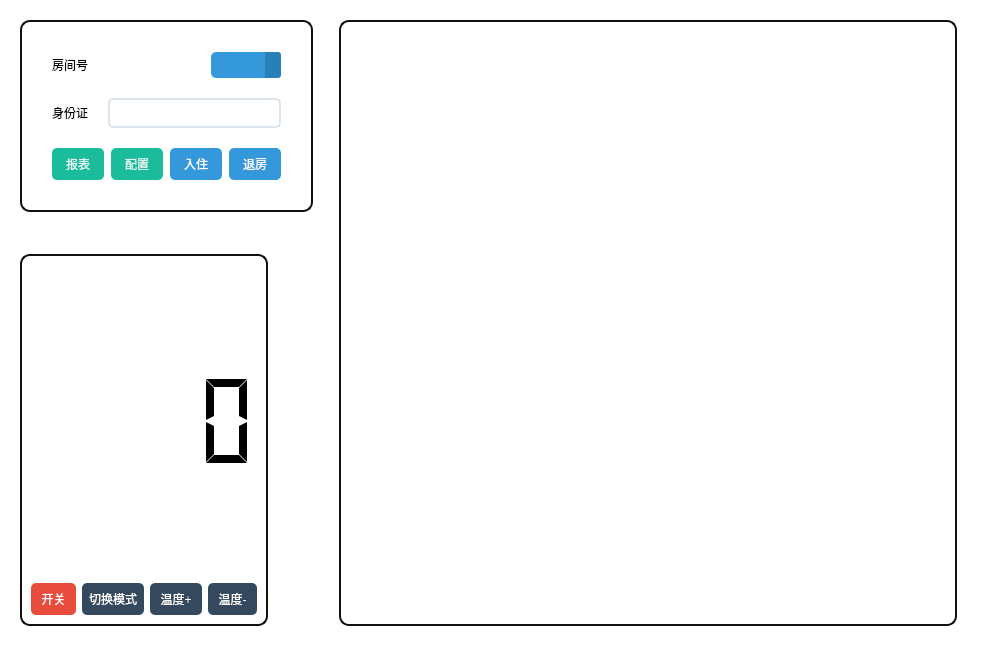
<?xml version="1.0" encoding="UTF-8"?>
<ui version="4.0">
 <class>Management</class>
 <widget class="QWidget" name="Management">
  <property name="geometry">
   <rect>
    <x>0</x>
    <y>0</y>
    <width>997</width>
    <height>646</height>
   </rect>
  </property>
  <property name="windowTitle">
   <string>Form</string>
  </property>
  <property name="styleSheet">
   <string notr="true">background-color: rgb(255, 255, 255);</string>
  </property>
  <layout class="QHBoxLayout" name="horizontalLayout">
   <property name="leftMargin">
    <number>20</number>
   </property>
   <property name="topMargin">
    <number>20</number>
   </property>
   <property name="rightMargin">
    <number>20</number>
   </property>
   <property name="bottomMargin">
    <number>20</number>
   </property>
   <item>
    <layout class="QHBoxLayout" name="horizontalLayout_2">
     <property name="spacing">
      <number>2</number>
     </property>
     <property name="sizeConstraint">
      <enum>QLayout::SetMaximumSize</enum>
     </property>
     <item>
      <layout class="QVBoxLayout" name="verticalLayout_2">
       <property name="sizeConstraint">
        <enum>QLayout::SetMinAndMaxSize</enum>
       </property>
       <item>
        <layout class="QHBoxLayout" name="horizontalLayout_3">
         <property name="sizeConstraint">
          <enum>QLayout::SetMinAndMaxSize</enum>
         </property>
         <item>
          <widget class="QFrame" name="frame">
           <property name="minimumSize">
            <size>
             <width>462</width>
             <height>0</height>
            </size>
           </property>
           <property name="styleSheet">
            <string notr="true">#frame
{
	border:2px solid #111;
	border-radius:10px;
}

QFrame{background-color: rgb(255, 255, 255);}</string>
           </property>
           <layout class="QVBoxLayout" name="verticalLayout">
            <property name="spacing">
             <number>20</number>
            </property>
            <property name="sizeConstraint">
             <enum>QLayout::SetMinAndMaxSize</enum>
            </property>
            <property name="leftMargin">
             <number>30</number>
            </property>
            <property name="topMargin">
             <number>30</number>
            </property>
            <property name="rightMargin">
             <number>30</number>
            </property>
            <property name="bottomMargin">
             <number>30</number>
            </property>
            <item>
             <layout class="QHBoxLayout" name="horizontalLayout_6" stretch="0,0">
              <property name="sizeConstraint">
               <enum>QLayout::SetMinAndMaxSize</enum>
              </property>
              <item>
               <widget class="QLabel" name="label">
                <property name="sizePolicy">
                 <sizepolicy hsizetype="Minimum" vsizetype="Fixed">
                  <horstretch>0</horstretch>
                  <verstretch>0</verstretch>
                 </sizepolicy>
                </property>
                <property name="text">
                 <string>房间号</string>
                </property>
               </widget>
              </item>
              <item>
               <widget class="QComboBox" name="roomId">
                <property name="sizePolicy">
                 <sizepolicy hsizetype="Maximum" vsizetype="Fixed">
                  <horstretch>0</horstretch>
                  <verstretch>0</verstretch>
                 </sizepolicy>
                </property>
                <property name="styleSheet">
                 <string notr="true">QComboBox{border-style:none;padding:5px;border-radius:5px; color:#FFFFFF;background:#3498DB;
selection-background-color: #3498DB;
}

QComboBox:hover, QPushButton:hover
{
    color:#E5FEFF;background:#5DACE4
}

QComboBox::drop-down {
color:#E5FEFF;background:#2980B9;
    border-left-width: 0px;
     border-left-style: solid; /* just a single line */
     border-top-right-radius: 3px; /* same radius as the QComboBox */
     border-bottom-right-radius: 3px;
     padding-left: 10px;
}

QComboBox::down-arrow {
    image: url(:/misc/down_arrow_2);
}</string>
                </property>
                <property name="currentIndex">
                 <number>-1</number>
                </property>
               </widget>
              </item>
             </layout>
            </item>
            <item>
             <layout class="QHBoxLayout" name="horizontalLayout_7">
              <property name="sizeConstraint">
               <enum>QLayout::SetMinAndMaxSize</enum>
              </property>
              <item>
               <widget class="QLabel" name="label_2">
                <property name="sizePolicy">
                 <sizepolicy hsizetype="Fixed" vsizetype="Minimum">
                  <horstretch>0</horstretch>
                  <verstretch>0</verstretch>
                 </sizepolicy>
                </property>
                <property name="frameShape">
                 <enum>QFrame::NoFrame</enum>
                </property>
                <property name="text">
                 <string>身份证</string>
                </property>
               </widget>
              </item>
              <item>
               <widget class="QLineEdit" name="userIdEdit">
                <property name="sizePolicy">
                 <sizepolicy hsizetype="Minimum" vsizetype="Fixed">
                  <horstretch>0</horstretch>
                  <verstretch>0</verstretch>
                 </sizepolicy>
                </property>
                <property name="styleSheet">
                 <string notr="true">QLineEdit{border-style:none;padding:5px;border-radius:5px;border:2px solid #DCE4EC;}
QLineEdit:focus{border:2px solid #3498DB;}</string>
                </property>
               </widget>
              </item>
             </layout>
            </item>
            <item>
             <layout class="QHBoxLayout" name="horizontalLayout_5">
              <property name="spacing">
               <number>7</number>
              </property>
              <property name="sizeConstraint">
               <enum>QLayout::SetMinAndMaxSize</enum>
              </property>
              <item>
               <widget class="QPushButton" name="reportButton">
                <property name="styleSheet">
                 <string notr="true">QPushButton{border-style:none;padding:7px;border-radius:5px;color:#E6F8F5;background:#1ABC9C;}
QPushButton:hover{color:#FFFFFF;background:#2EE1C1;}QPushButton:pressed{color:#A7EEE6;background:#16A086;}</string>
                </property>
                <property name="text">
                 <string>  报表  </string>
                </property>
               </widget>
              </item>
              <item>
               <spacer name="horizontalSpacer_8">
                <property name="orientation">
                 <enum>Qt::Horizontal</enum>
                </property>
                <property name="sizeType">
                 <enum>QSizePolicy::Maximum</enum>
                </property>
                <property name="sizeHint" stdset="0">
                 <size>
                  <width>40</width>
                  <height>20</height>
                 </size>
                </property>
               </spacer>
              </item>
              <item>
               <widget class="QPushButton" name="configureButton">
                <property name="styleSheet">
                 <string notr="true">QPushButton{border-style:none;padding:7px;border-radius:5px;color:#E6F8F5;background:#1ABC9C;}
QPushButton:hover{color:#FFFFFF;background:#2EE1C1;}QPushButton:pressed{color:#A7EEE6;background:#16A086;}</string>
                </property>
                <property name="text">
                 <string>  配置  </string>
                </property>
               </widget>
              </item>
              <item>
               <spacer name="horizontalSpacer_3">
                <property name="orientation">
                 <enum>Qt::Horizontal</enum>
                </property>
                <property name="sizeType">
                 <enum>QSizePolicy::Maximum</enum>
                </property>
                <property name="sizeHint" stdset="0">
                 <size>
                  <width>40</width>
                  <height>20</height>
                 </size>
                </property>
               </spacer>
              </item>
              <item>
               <widget class="QPushButton" name="checkInButton">
                <property name="sizePolicy">
                 <sizepolicy hsizetype="Maximum" vsizetype="Fixed">
                  <horstretch>0</horstretch>
                  <verstretch>0</verstretch>
                 </sizepolicy>
                </property>
                <property name="styleSheet">
                 <string notr="true">QPushButton{border-style:none;padding:7px;border-radius:5px;color:#FFFFFF;background:#3498DB;}
QPushButton:hover{color:#E5FEFF;background:#5DACE4;}QPushButton:pressed{color:#A0DAFB;background:#2483C7;}</string>
                </property>
                <property name="text">
                 <string>  入住  </string>
                </property>
               </widget>
              </item>
              <item>
               <spacer name="horizontalSpacer_4">
                <property name="orientation">
                 <enum>Qt::Horizontal</enum>
                </property>
                <property name="sizeType">
                 <enum>QSizePolicy::Maximum</enum>
                </property>
                <property name="sizeHint" stdset="0">
                 <size>
                  <width>40</width>
                  <height>20</height>
                 </size>
                </property>
               </spacer>
              </item>
              <item>
               <widget class="QPushButton" name="checkOutButton">
                <property name="sizePolicy">
                 <sizepolicy hsizetype="Maximum" vsizetype="Fixed">
                  <horstretch>0</horstretch>
                  <verstretch>0</verstretch>
                 </sizepolicy>
                </property>
                <property name="styleSheet">
                 <string notr="true">QPushButton{border-style:none;padding:7px;border-radius:5px;color:#FFFFFF;background:#3498DB;}
QPushButton:hover{color:#E5FEFF;background:#5DACE4;}QPushButton:pressed{color:#A0DAFB;background:#2483C7;}</string>
                </property>
                <property name="text">
                 <string>  退房  </string>
                </property>
               </widget>
              </item>
              <item>
               <spacer name="horizontalSpacer_5">
                <property name="orientation">
                 <enum>Qt::Horizontal</enum>
                </property>
                <property name="sizeType">
                 <enum>QSizePolicy::Maximum</enum>
                </property>
                <property name="sizeHint" stdset="0">
                 <size>
                  <width>40</width>
                  <height>20</height>
                 </size>
                </property>
               </spacer>
              </item>
             </layout>
            </item>
           </layout>
          </widget>
         </item>
        </layout>
       </item>
       <item>
        <spacer name="verticalSpacer">
         <property name="orientation">
          <enum>Qt::Vertical</enum>
         </property>
         <property name="sizeType">
          <enum>QSizePolicy::Fixed</enum>
         </property>
         <property name="sizeHint" stdset="0">
          <size>
           <width>20</width>
           <height>40</height>
          </size>
         </property>
        </spacer>
       </item>
       <item>
        <widget class="QFrame" name="stateFrame">
         <property name="styleSheet">
          <string notr="true">

#stateFrame
{
background-color: rgb(255, 255, 255);
	border:2px solid #111;
	border-radius:10px;
}
</string>
         </property>
         <layout class="QVBoxLayout" name="verticalLayout_3">
          <property name="sizeConstraint">
           <enum>QLayout::SetMinAndMaxSize</enum>
          </property>
          <item>
           <layout class="QHBoxLayout" name="horizontalLayout_8">
            <property name="sizeConstraint">
             <enum>QLayout::SetMinAndMaxSize</enum>
            </property>
            <item>
             <layout class="QVBoxLayout" name="verticalLayout_12">
              <item>
               <widget class="QLabel" name="modeLabel">
                <property name="enabled">
                 <bool>true</bool>
                </property>
                <property name="styleSheet">
                 <string notr="true">background-color: rgb(255, 255, 255);</string>
                </property>
                <property name="text">
                 <string/>
                </property>
                <property name="alignment">
                 <set>Qt::AlignCenter</set>
                </property>
               </widget>
              </item>
             </layout>
            </item>
            <item>
             <widget class="QLCDNumber" name="tempNumber">
              <property name="sizePolicy">
               <sizepolicy hsizetype="Preferred" vsizetype="Preferred">
                <horstretch>0</horstretch>
                <verstretch>0</verstretch>
               </sizepolicy>
              </property>
              <property name="frameShape">
               <enum>QFrame::NoFrame</enum>
              </property>
              <property name="frameShadow">
               <enum>QFrame::Raised</enum>
              </property>
              <property name="digitCount">
               <number>2</number>
              </property>
              <property name="segmentStyle">
               <enum>QLCDNumber::Flat</enum>
              </property>
             </widget>
            </item>
           </layout>
          </item>
          <item>
           <layout class="QHBoxLayout" name="horizontalLayout_4">
            <property name="sizeConstraint">
             <enum>QLayout::SetMinAndMaxSize</enum>
            </property>
            <item>
             <widget class="QPushButton" name="powerButton">
              <property name="sizePolicy">
               <sizepolicy hsizetype="Maximum" vsizetype="Fixed">
                <horstretch>0</horstretch>
                <verstretch>0</verstretch>
               </sizepolicy>
              </property>
              <property name="styleSheet">
               <string notr="true">QPushButton{border-style:none;padding:7px;border-radius:5px;color:#FFFFFF;background:#E74C3C;}
QPushButton:hover{color:#FFF5E7;background:#EC7064;}QPushButton:pressed{color:#F5A996;background:#DC2D1A;}</string>
              </property>
              <property name="text">
               <string> 开关 </string>
              </property>
             </widget>
            </item>
            <item>
             <widget class="QPushButton" name="modeButton">
              <property name="sizePolicy">
               <sizepolicy hsizetype="Maximum" vsizetype="Fixed">
                <horstretch>0</horstretch>
                <verstretch>0</verstretch>
               </sizepolicy>
              </property>
              <property name="styleSheet">
               <string notr="true">QPushButton{border-style:none;padding:7px;border-radius:5px;color:#FFFFFF;background:#34495E;}
QPushButton:hover{color:#F0F0F0;background:#4E6D8C;}QPushButton:pressed{color:#B8C6D1;background:#2D3E50;}</string>
              </property>
              <property name="text">
               <string>切换模式</string>
              </property>
             </widget>
            </item>
            <item>
             <widget class="QPushButton" name="tempUpButton">
              <property name="sizePolicy">
               <sizepolicy hsizetype="Maximum" vsizetype="Fixed">
                <horstretch>0</horstretch>
                <verstretch>0</verstretch>
               </sizepolicy>
              </property>
              <property name="styleSheet">
               <string notr="true">QPushButton{border-style:none;padding:7px;border-radius:5px;color:#FFFFFF;background:#34495E;}
QPushButton:hover{color:#F0F0F0;background:#4E6D8C;}QPushButton:pressed{color:#B8C6D1;background:#2D3E50;}</string>
              </property>
              <property name="text">
               <string> 温度+ </string>
              </property>
             </widget>
            </item>
            <item>
             <widget class="QPushButton" name="tempDownButton">
              <property name="sizePolicy">
               <sizepolicy hsizetype="Maximum" vsizetype="Fixed">
                <horstretch>0</horstretch>
                <verstretch>0</verstretch>
               </sizepolicy>
              </property>
              <property name="styleSheet">
               <string notr="true">QPushButton{border-style:none;padding:7px;border-radius:5px;color:#FFFFFF;background:#34495E;}
QPushButton:hover{color:#F0F0F0;background:#4E6D8C;}QPushButton:pressed{color:#B8C6D1;background:#2D3E50;}</string>
              </property>
              <property name="text">
               <string> 温度- </string>
              </property>
             </widget>
            </item>
           </layout>
          </item>
         </layout>
        </widget>
       </item>
      </layout>
     </item>
    </layout>
   </item>
   <item>
    <spacer name="horizontalSpacer_7">
     <property name="orientation">
      <enum>Qt::Horizontal</enum>
     </property>
     <property name="sizeType">
      <enum>QSizePolicy::Fixed</enum>
     </property>
     <property name="sizeHint" stdset="0">
      <size>
       <width>20</width>
       <height>20</height>
      </size>
     </property>
    </spacer>
   </item>
   <item>
    <widget class="QFrame" name="gridFrame">
     <property name="styleSheet">
      <string notr="true">#gridFrame{

background-color: rgb(255, 255, 255);
	border:2px solid #111;
	border-radius:10px;

}
</string>
     </property>
     <layout class="QVBoxLayout" name="verticalLayout_5">
      <item>
       <layout class="QGridLayout" name="gridLayout"/>
      </item>
     </layout>
    </widget>
   </item>
   <item>
    <spacer name="horizontalSpacer_6">
     <property name="orientation">
      <enum>Qt::Horizontal</enum>
     </property>
     <property name="sizeType">
      <enum>QSizePolicy::Fixed</enum>
     </property>
     <property name="sizeHint" stdset="0">
      <size>
       <width>20</width>
       <height>20</height>
      </size>
     </property>
    </spacer>
   </item>
  </layout>
 </widget>
 <resources/>
 <connections/>
</ui>
